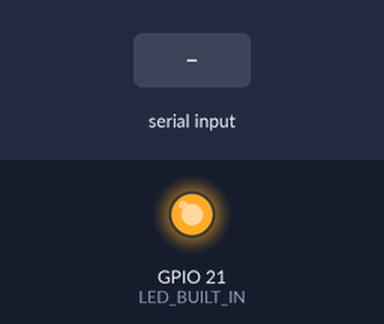
The sketch below on a simulated ESP32. Shown: output pins drawn as LEDs (lit = HIGH). Inputs (shaded band) come from the test bench. What the sketch prints to the serial monitor is not drawn.

Above: at 1.2 s.
1.3 s: "1" received over Serial
Timing chart, 0 to 4.3 s (numbered marks = the images above; inputs shaded):
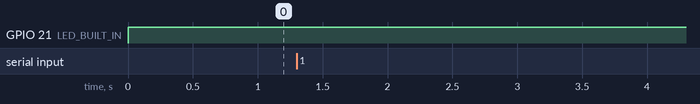

The sketch:

teste_uart_XIAO.ino
```cpp
 #include <HardwareSerial.h>
 HardwareSerial MySerial(0);

 #define LED_BUILT_IN 21

  char estate;

  void setup()
  {
    Serial.begin(9600);
    Serial.println("XIAO UART Reception Test");

    // MySerialconfiguration on pins TX=D6, RX=D7 (-1, -1 means use the default)
    MySerial.begin(9600, SERIAL_8N1, -1, -1);

  pinMode(LED_BUILT_IN, OUTPUT); // Set the pin as output
  Serial.println(MySerial.read());
  }

  void loop()
  {
    Serial.println(MySerial.read());
    if (MySerial.available())
    {
      estate = MySerial.read();
      Serial.print(estate);
      digitalWrite(LED_BUILT_IN, LOW);
    }
    else
    {
      digitalWrite(LED_BUILT_IN, HIGH);
    }
  }
```
